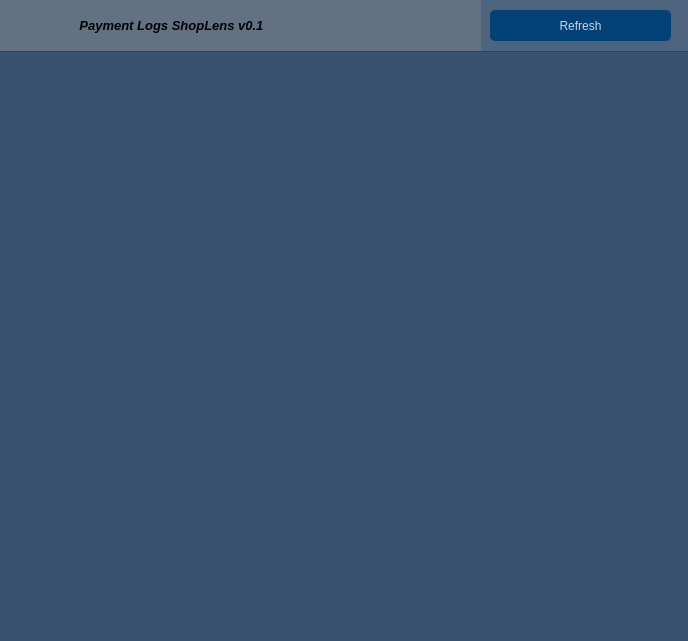
<?xml version="1.0" encoding="UTF-8"?>
<ui version="4.0">
 <class>MainWindow</class>
 <widget class="QMainWindow" name="MainWindow">
  <property name="geometry">
   <rect>
    <x>0</x>
    <y>0</y>
    <width>688</width>
    <height>641</height>
   </rect>
  </property>
  <property name="windowTitle">
   <string>Payment Logs</string>
  </property>
  <property name="styleSheet">
   <string notr="true">background-color:rgba(25, 54, 89, 100)</string>
  </property>
  <widget class="QWidget" name="centralwidget">
   <widget class="QListWidget" name="listWidget">
    <property name="geometry">
     <rect>
      <x>-5</x>
      <y>51</y>
      <width>701</width>
      <height>591</height>
     </rect>
    </property>
    <property name="styleSheet">
     <string notr="true"/>
    </property>
   </widget>
   <widget class="QLabel" name="label">
    <property name="geometry">
     <rect>
      <x>0</x>
      <y>0</y>
      <width>481</width>
      <height>51</height>
     </rect>
    </property>
    <property name="font">
     <font>
      <pointsize>10</pointsize>
      <weight>75</weight>
      <italic>true</italic>
      <bold>true</bold>
     </font>
    </property>
    <property name="styleSheet">
     <string notr="true">background-color:rgba(105, 118, 132, 200)</string>
    </property>
    <property name="text">
     <string>                      Payment Logs ShopLens v0.1</string>
    </property>
   </widget>
   <widget class="QPushButton" name="pushButton">
    <property name="geometry">
     <rect>
      <x>490</x>
      <y>10</y>
      <width>181</width>
      <height>31</height>
     </rect>
    </property>
    <property name="styleSheet">
     <string notr="true">QPushButton#pushButton{
background-color:rgba(2, 65, 118, 255);
color:rgba(255, 255, 255, 200);
border-radius:5px;
}
QPushButton#pushButton:pressed{
padding-left:5px;
padding-top:5px;
background-color:rgba(2, 65, 118, 100);
background-position:calc(100% - 10px)center;
}
QPushButton#pushButton:hover{
background-color:rgba(2, 65, 118, 200);
}</string>
    </property>
    <property name="text">
     <string>Refresh</string>
    </property>
   </widget>
  </widget>
 </widget>
 <resources/>
 <connections/>
</ui>
